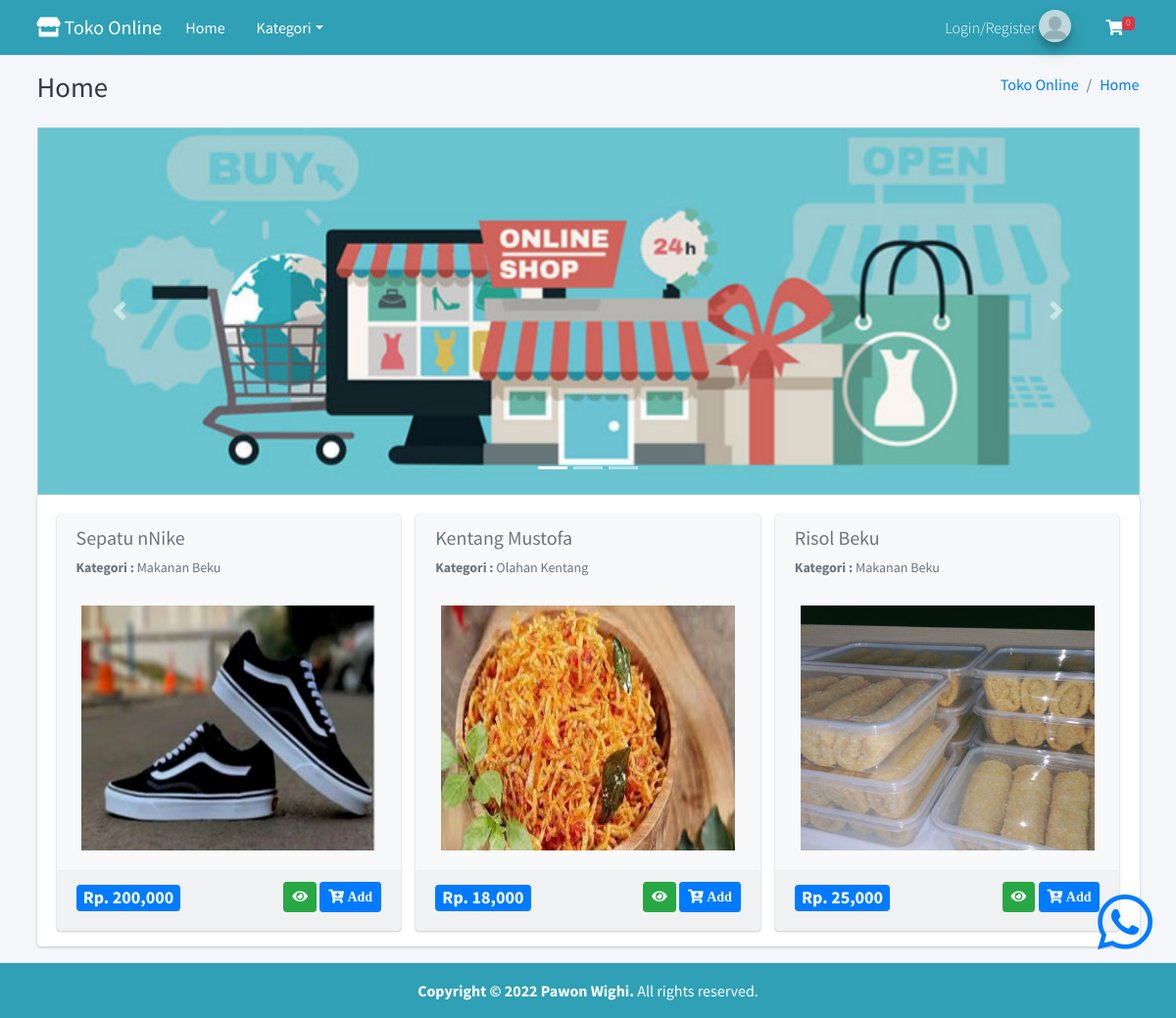
The page / on the database its author committed.
### tables this page shows
CREATE TABLE IF NOT EXISTS `tbl_barang` (
  `id_barang` int(11) NOT NULL AUTO_INCREMENT,
  `nama_barang` varchar(255) DEFAULT NULL,
  `id_kategori` int(11) DEFAULT NULL,
  `harga` int(11) DEFAULT NULL,
  `deskripsi` mediumtext,
  `gambar` text,
  `berat` int(11) NOT NULL,
  `ketersediaan` enum('habis','tersedia') DEFAULT 'tersedia',
  PRIMARY KEY (`id_barang`) USING BTREE
);

CREATE TABLE IF NOT EXISTS `tbl_kategori` (
  `id_kategori` int(11) NOT NULL AUTO_INCREMENT,
  `nama_kategori` varchar(50) DEFAULT NULL,
  PRIMARY KEY (`id_kategori`) USING BTREE
);

### application/views/layout/v_wrapper_frontend.php (called while the page is built)
<?php
require_once('v_head.php');
require_once('v_header_frontend.php');
require_once('v_nav_frontend.php');
require_once('v_content.php');
require_once('v_footer_frontend.php');

### application/controllers/Home.php (called while the page is built, shortened)
<?php
class Home extends CI_Controller
{
	public function __construct()
	{
		$this->load->model('m_home');
	}
	public function index()
	{
		$data = array(
			'title' => 'Home',
			'barang' => $this->m_home->get_all_data(),
			'isi' => 'v_home',
		);
		$this->load->view('layout/v_wrapper_frontend', $data, FALSE);
	}
}

### index.php (called while the page is built, shortened)
<?php
require_once BASEPATH.'core/CodeIgniter.php';

### application/views/layout/v_content.php (called while the page is built)
<?php
if ($isi) {
	$this->load->view($isi);
}

### application/models/M_home.php (called while the page is built, shortened)
<?php
class M_home extends CI_Model
{
	public function get_all_data()
	{
		$this->db->select('*');
		$this->db->from('tbl_barang');
		$this->db->join('tbl_kategori', 'tbl_kategori.id_kategori = tbl_barang.id_kategori', 'left');
		$this->db->order_by('tbl_barang.id_barang', 'desc');
		return $this->db->get()->result();
	}
	public function get_all_data_kategori()
	{
		$this->db->select('*');
		$this->db->from('tbl_kategori');
		$this->db->order_by('id_kategori', 'desc');
		return $this->db->get()->result();
	}
}

### application/views/v_home.php (the view, shortened to what this page needs)
<?php include 'v_buttonup.php'; ?>
<div id="carouselExampleIndicators" class="carousel slide" data-ride="carousel">
	<ol class="carousel-indicators">
		<li data-target="#carouselExampleIndicators" data-slide-to="0" class="active"></li>
		<li data-target="#carouselExampleIndicators" data-slide-to="1"></li>
		<li data-target="#carouselExampleIndicators" data-slide-to="2"></li>
	</ol>
	<div class="carousel-inner">
		<div class="carousel-item active">
			<img class="d-block w-100" src="<?= base_url() ?>assets/slider/slider1.jpg">
		</div>
	</div>
	<a class="carousel-control-prev" href="#carouselExampleIndicators" role="button" data-slide="prev">
		<span class="carousel-control-prev-icon" aria-hidden="true"></span>
	</a>
	<a class="carousel-control-next" href="#carouselExampleIndicators" role="button" data-slide="next">
		<span class="carousel-control-next-icon" aria-hidden="true"></span>
	</a>
</div>
<div class="card card-solid">
	<div class="card-body pb-0">
		<div class="row">
			<?php foreach ($barang as $key => $value) { ?>
				<div class="col-sm-4">
					<?php
					echo form_open('belanja/add');
					?>
					<div class="card bg-light">
						<div class="card-header text-muted border-bottom-0">
							<h2 class="lead"><b><?= $value->nama_barang ?></b></h2>
							<p class="text-muted text-sm"><b>Kategori : </b><?= $value->nama_kategori ?></p>
						</div>
						<div class="card-body pt-0">
							<div class="row">
								<div class="col-12 text-center">
									<img src="<?= base_url('assets/gambar/' . $value->gambar) ?>" width="300px" height="250px">
								</div>
							</div>
						</div>
						<div class="card-footer">
							<div class="row">
								<div class="col-sm-6">
									<div class="text-left">
										<h4><span class="badge bg-primary">Rp. <?= number_format($value->harga, 0) ?></span></h4>
									</div>
								</div>
								<div class="col-sm-6">
									<div class="text-right">
										<a href="<?= base_url('home/detail_barang/' . $value->id_barang)  ?>" class="btn btn-sm btn-success">
											<i class="fas fa-eye"></i>
										</a>
										<button type="submit" class="btn btn-sm btn-primary swalDefaultSuccess">
											<i class="fas fa-cart-plus"> Add</i>
										</button>
									</div>
								</div>
							</div>
						</div>
					</div>
					<?php echo form_close(); ?>
				</div>
			<?php } ?>
		</div>
	</div>
</div>

### application/views/layout/v_head.php (shortened to what this page needs)
<!DOCTYPE html>
<html>
<head>
	<link rel="stylesheet" href="<?= base_url() ?>template/plugins/fontawesome-free/css/all.min.css">
	<link rel="stylesheet" href="https://code.ionicframework.com/ionicons/2.0.1/css/ionicons.min.css">
	<link rel="stylesheet" href="<?= base_url() ?>template/plugins/datatables-bs4/css/dataTables.bootstrap4.min.css">
	<link rel="stylesheet" href="<?= base_url() ?>template/plugins/datatables-responsive/css/responsive.bootstrap4.min.css">
	<link rel="stylesheet" href="<?= base_url() ?>template/plugins/sweetalert2-theme-bootstrap-4/bootstrap-4.min.css">
	<link rel="stylesheet" href="<?= base_url() ?>template/dist/css/adminlte.min.css">
</head>

### application/views/layout/v_header_frontend.php
<body class="hold-transition layout-top-nav">
	<div class="wrapper">

### application/views/layout/v_nav_frontend.php (shortened to what this page needs)
<nav class="main-header navbar navbar-expand-md" style="background-color: #2FA0B5;">
	<div class="container">
		<a href="<?= base_url() ?>" class="navbar-brand">
			<i class="fas fa-store text-white"></i>
			<span class="brand-text font-weight-light text-white"><b>Toko Online</b></span>
		</a>
		<div class="collapse navbar-collapse order-3" id="navbarCollapse">
			<ul class="navbar-nav">
				<li class="nav-item">
					<a href="<?= base_url() ?>" class="nav-link text-white">Home</a>
				</li>
				<li class="nav-item dropdown">
					<a id="dropdownSubMenu1" href="#" data-toggle="dropdown" aria-haspopup="true" aria-expanded="false" class="nav-link dropdown-toggle text-white">Kategori</a>
				</li>
			</ul>
		</div>
		<ul class="order-1 order-md-3 navbar-nav navbar-no-expand ml-auto">
			<li class="nav-item">
				<?php if ($this->session->userdata('email') == "") { ?>
					<a class="nav-link" href="<?= base_url('pelanggan/login') ?>">
						<span class="brand-text font-weight-light text-white">Login/Register</span>
						<img src="<?= base_url() ?>/assets/foto/profil.png" class="brand-image img-circle elevation-3" style="opacity: .8">
					</a>
				<?php } ?>
			</li>
			<?php
			$jml_item = 0;
			?>
			<li class="nav-item dropdown">
				<a class="nav-link" data-toggle="dropdown" href="#">
					<i class="fas fa-shopping-cart text-white"></i>
					<span class="badge badge-danger navbar-badge"><?= $jml_item ?></span>
				</a>
			</li>
		</ul>
	</div>
</nav>
<div class="content-wrapper">
	<div class="content-header">
		<div class="container">
			<div class="row mb-2">
				<div class="col-sm-6">
					<h1 class="m-0 text-dark"> <?= $title ?></h1>
				</div>
				<div class="col-sm-6">
					<ol class="breadcrumb float-sm-right">
						<li class="breadcrumb-item"><a href="#">Toko Online</a></li>
						<li class="breadcrumb-item"><a href="#"><?= $title ?></a></li>
					</ol>
				</div>
			</div>
		</div>
	</div>
	<div class="content">
		<div class="container">

### application/views/v_buttonup.php (shortened to what this page needs)
<div class="whatsapp-btn">
<a href="https://api.whatsapp.com/send?phone=6281284715363&text=Saya%20tertarik%20untuk%20belanja"><i class="fab fa-whatsapp fa-4x"></i></a>
</div>

### application/views/layout/v_footer_frontend.php (shortened to what this page needs)
</div>
</div>
<footer class="main-footer text-center text-white" style="background-color: #2FA0B5;">
	<strong style="color : white;" >Copyright &copy; 2022 <a href="https://instagram.com/pawon.wighi?igshid=YmMyMTA2M2Y=" class="text-white">Pawon Wighi</a>.</strong> All rights reserved.
</footer>
</div>
</body>
</html>

### application/views/v_buttonup.php (style rules this page uses)
.whatsapp-btn { position: fixed; height: 50px; width: 50px; right: 30px; bottom: 80px; text-align: center; z-index: 9999; border-radius: 40px; border-bottom-width: 2px; text-decoration: none; }

### rows shown on the page
tbl_barang: nama_barang "Sepatu nNike", id_kategori.nama_kategori "Makanan Beku", gambar (picture), harga "200,000"
tbl_barang: nama_barang "Kentang Mustofa", id_kategori.nama_kategori "Olahan Kentang", gambar (picture), harga "18,000"
tbl_barang: nama_barang "Risol Beku", id_kategori.nama_kategori "Makanan Beku", gambar (picture), harga "25,000"

### other values the page prints
$jml_item "0"
$title "Home"
